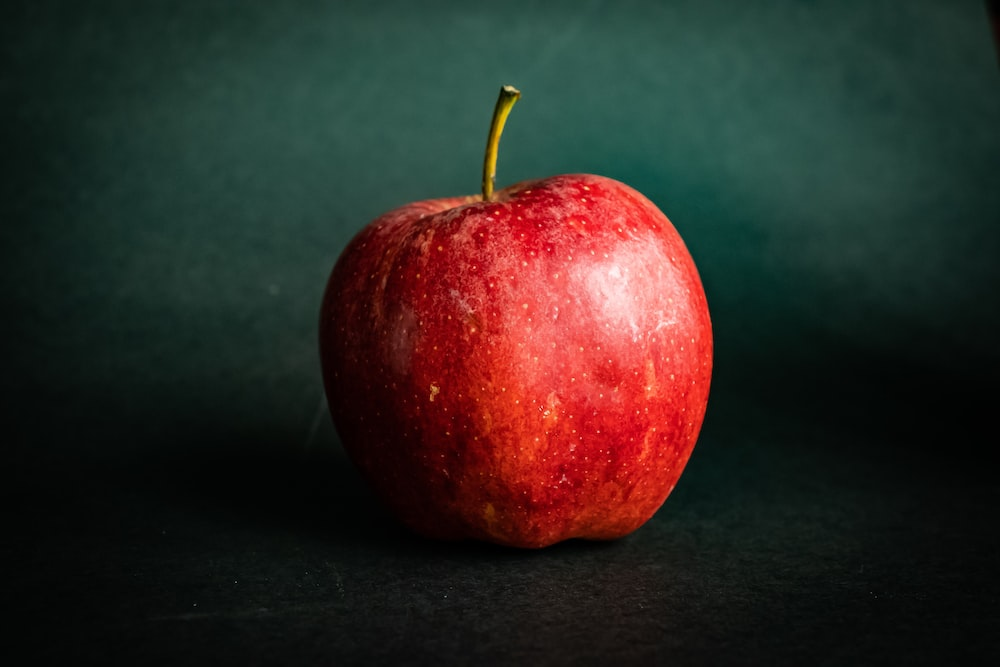
#> input picture cva1.jpeg, 1000 x 667 px
$ python cv_assignment.py
#> lines starting #> are read from the running program, lines starting #| are printed output that depends on the picture
# Roll Number: U20ME086
# Name: Parthivsinh Vaghela

import cv2
import math
import numpy

img = cv2.imread('cva1.jpeg')
#> img is the input picture: shape (667, 1000, 3); mean B, G, R 35.7, 40.7, 47.1
height = img.shape[0]
#> height = 667
width = img.shape[1]
#> width = 1000

centerx = width//2
#> centerx = 500
centery = height//2
#> centery = 333

rotated = numpy.copy(img)

# For rotation of image by angle θ
# x_new = xsin(θ) - ysin(θ)
# y_new = xsin(θ) + ysin(θ)

# Angle of rotation = 70 degrees
angle = math.radians(70)
for i in range(height):
    for j in range(width):
        x= (i-centerx)*math.cos(angle)+(j-centery)*math.sin(angle)
        y= -(i-centerx)*math.sin(angle)+(j-centery)*math.cos(angle)

        x=round(x)+centerx
        y=round(y)+centery

        if (x>=0 and y>=0 and x<height and  y<width):
            rotated[i,j] = img[x,y]
        else:
            rotated[i,j] = img[0,0]
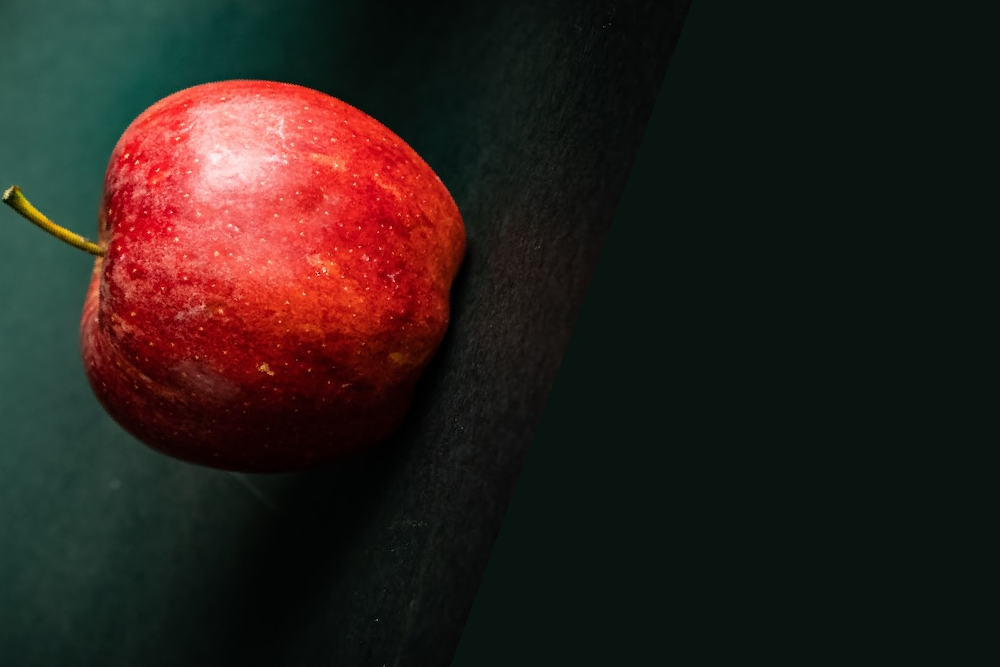
#> rotated: shape (667, 1000, 3); mean B, G, R 27.2, 31.6, 41.4

# Saving image
cv2.imwrite("rotated.jpeg", rotated)
